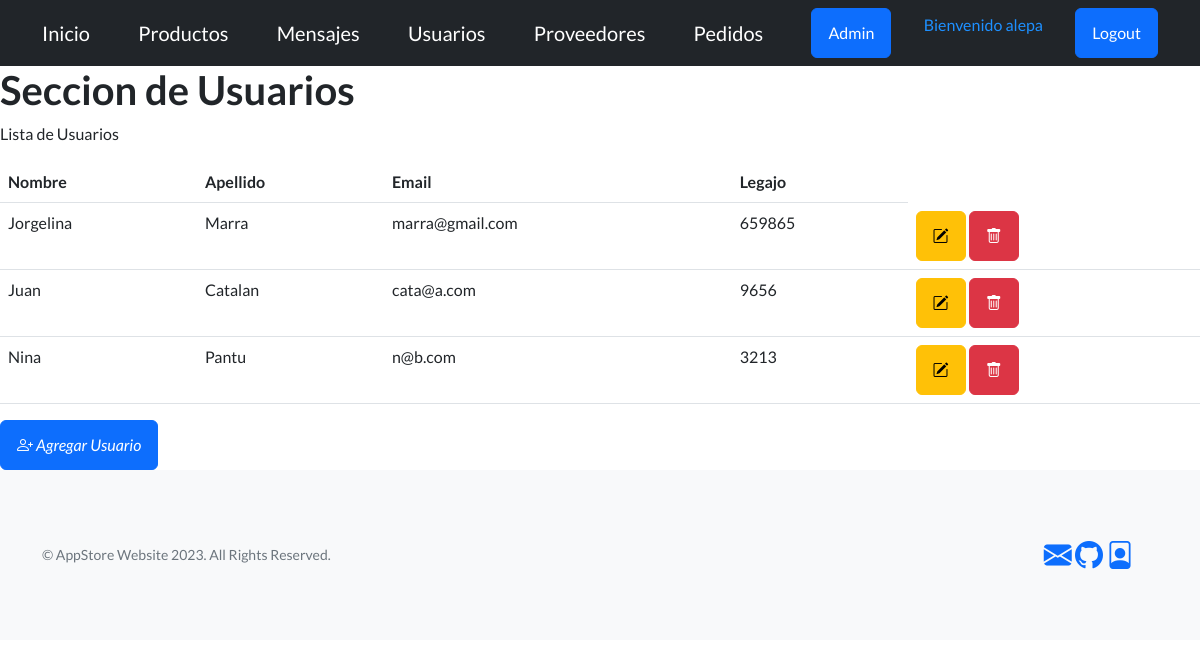
Page /app-store/usuarios/ (signed in) on the earlier database version.
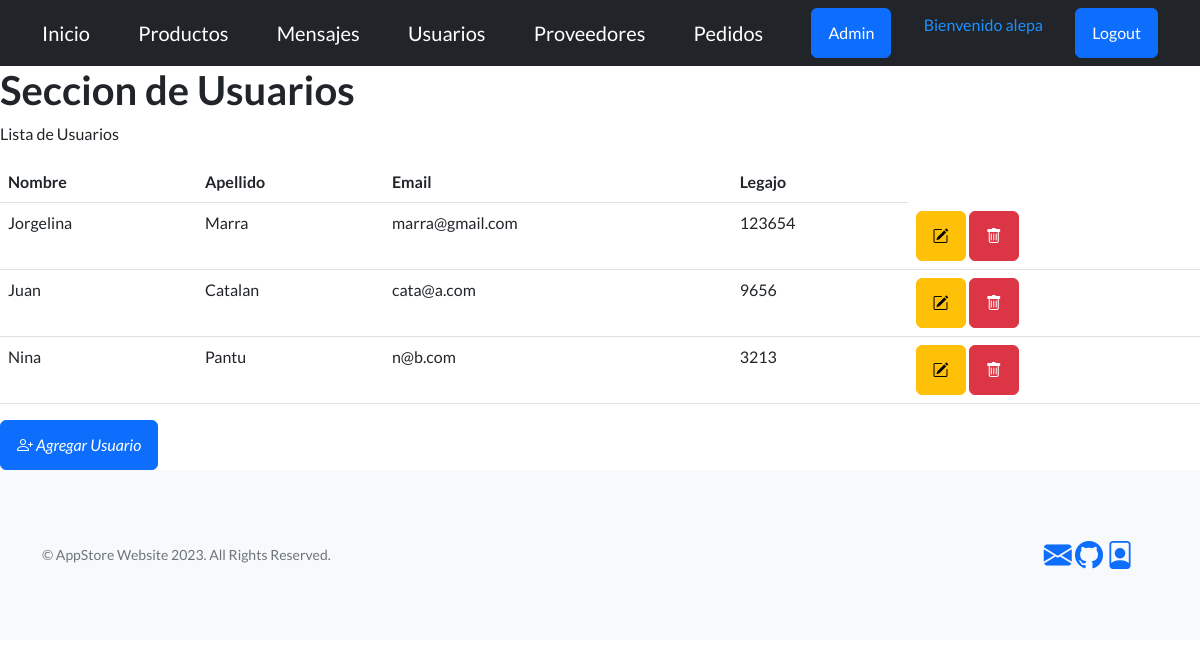
Same page on the later database version.
### AppStore/models.py (models this page shows, shortened)
class Usuario(models.Model):
    nombre = models.CharField(max_length=30)
    apellido = models.CharField(max_length=30)
    email = models.EmailField(null=True)
    nroLegajo = models.IntegerField()
    user = models.OneToOneField(User, on_delete=models.CASCADE , null=True)

### AppStore/views.py (the view)
# urls.py: path('usuarios/', usuarios ,name='Usuarios'),
@staff_member_required(login_url='/app-store/login')
def usuarios(req):
    lista = Usuario.objects.all()
    return render(req,"usuarios.html" , {"usuarios": lista})

### AppStore/templates/usuarios.html
{% extends 'main.html' %}
{% block bloqueMutable %}
            <h1>Seccion de Usuarios</h1>
            <p>
                Lista de Usuarios
            </p>
            <table class="table">
                <thead>
                    <tr>
                        <th scope="col">Nombre</th>
                        <th scope="col">Apellido</th>
                        <th scope="col">Email</th>
                        <th scope="col">Legajo</th>
                    </tr>
                </thead>
                <tbody>
                    {% for usuario in usuarios %}
                    <tr>
                        <td>{{ usuario.nombre }}</td>
                        <td>{{ usuario.apellido }}</td>
                        <td>{{ usuario.email }}</td>
                        <td>{{ usuario.nroLegajo }}</td>
                         <td><a type="button" class="btn btn-warning" href="{% url 'ActualizarUsuario' usuario.id %}"><i class="bi bi-pencil-square"></i></a>
                            <a type="button" class="btn btn-danger" href="{% url 'EliminaUsuario' usuario.id %}"><i class="bi bi-trash"></i></a>
                        </td>
                    </tr>
                    {% endfor %}
                </tbody>
            </table>
            <a class="btn btn-primary" href="{% url 'Registrar' %}" role="button"><i class="bi bi-person-plus"> Agregar Usuario</i></a>
{% endblock bloqueMutable %}

Differences in the rows shown:
changed Usuario "Jorgelina": nroLegajo "659865" → "123654"
